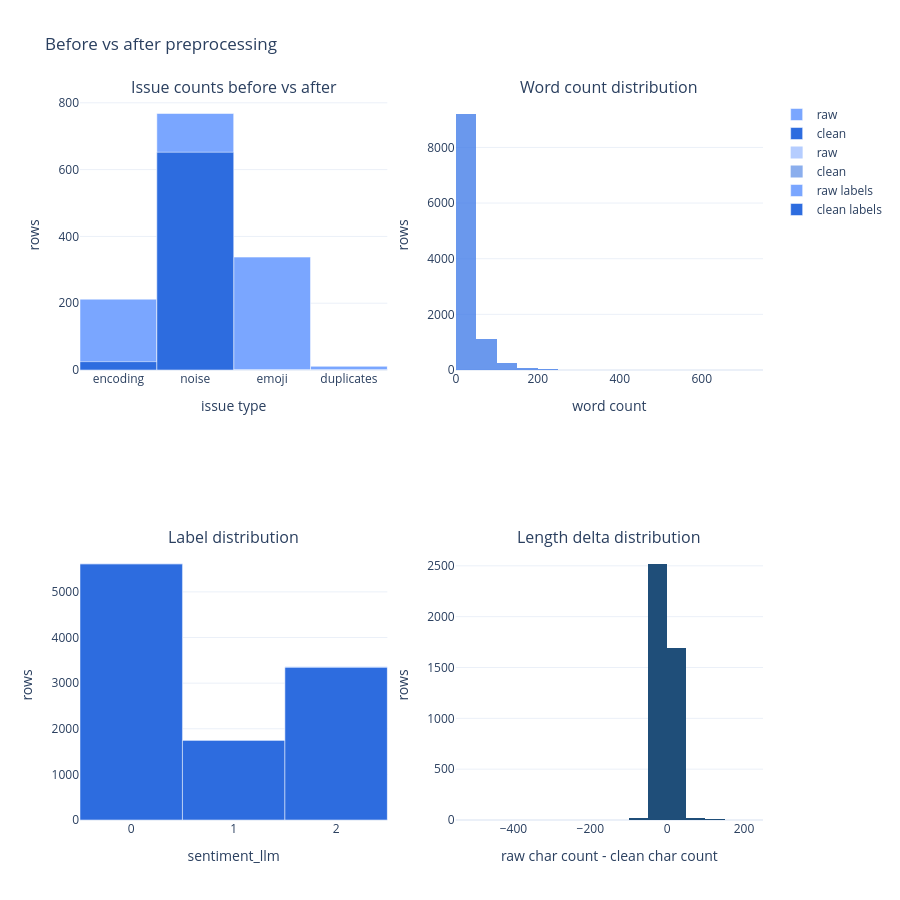

The notebook cell saved with this chart:
### Code cell
issue_df = pd.DataFrame(
    {
        "raw": [
            raw_report["checks"]["encoding"]["rows_with_any_issue"],
            raw_report["checks"]["noise_patterns"]["rows_with_any_noise"],
            raw_report["checks"]["emoji"]["rows_with_emoji"],
            raw_report["checks"]["duplicates"]["normalized_duplicate_texts"],
        ],
        "clean": [
            clean_report["checks"]["encoding"]["rows_with_any_issue"],
            clean_report["checks"]["noise_patterns"]["rows_with_any_noise"],
            clean_report["checks"]["emoji"]["rows_with_emoji"],
            clean_report["checks"]["duplicates"]["normalized_duplicate_texts"],
        ],
    },
    index=["encoding", "noise", "emoji", "duplicates"],
)

fig = make_subplots(
    rows=2,
    cols=2,
    subplot_titles=(
        "Issue counts before vs after",
        "Word count distribution",
        "Label distribution",
        "Length delta distribution",
    ),
)

for col, split, color in [(1, "raw", "#7aa6ff"), (1, "clean", "#2d6cdf")]:
    fig.add_trace(
        go.Bar(name=split, x=issue_df.index, y=issue_df[split], marker_color=color, showlegend=(col == 1)),
        row=1,
        col=1,
    )

fig.add_trace(go.Histogram(x=raw_words, name="raw", opacity=0.55, nbinsx=35, marker_color="#7aa6ff"), row=1, col=2)
fig.add_trace(go.Histogram(x=clean_words, name="clean", opacity=0.55, nbinsx=35, marker_color="#2d6cdf"), row=1, col=2)

fig.add_trace(go.Bar(x=label_compare.index.astype(str), y=label_compare["raw"], name="raw labels", marker_color="#7aa6ff"), row=2, col=1)
fig.add_trace(go.Bar(x=label_compare.index.astype(str), y=label_compare["clean"], name="clean labels", marker_color="#2d6cdf"), row=2, col=1)

fig.add_trace(go.Histogram(x=changed["delta"], nbinsx=35, marker_color="#1f4e79", showlegend=False), row=2, col=2)

fig.update_layout(
    template="plotly_white",
    height=900,
    barmode="overlay",
    title="Before vs after preprocessing",
)
fig.update_xaxes(title_text="issue type", row=1, col=1)
fig.update_xaxes(title_text="word count", row=1, col=2)
fig.update_xaxes(title_text="sentiment_llm", row=2, col=1)
fig.update_xaxes(title_text="raw char count - clean char count", row=2, col=2)
fig.update_yaxes(title_text="rows", row=1, col=1)
fig.update_yaxes(title_text="rows", row=1, col=2)
fig.update_yaxes(title_text="rows", row=2, col=1)
fig.update_yaxes(title_text="rows", row=2, col=2)
fig.show()

### Figure 1 — Plotly figure (JSON) as saved in the notebook; plotly's stock layout.template omitted (floating-point values rounded to 4 significant figures; data arrays with more than 128 entries replaced by an {"elided": "..."} marker saying what was removed)
{"data": [{"marker": {"color": "#7aa6ff"}, "name": "raw", "showlegend": true, "type": "bar", "x": ["encoding", "noise", "emoji", "duplicates"], "xaxis": "x", "y": [212, 768, 338, 11], "yaxis": "y"}, {"marker": {"color": "#2d6cdf"}, "name": "clean", "showlegend": true, "type": "bar", "x": ["encoding", "noise", "emoji", "duplicates"], "xaxis": "x", "y": [25, 652, 0, 0], "yaxis": "y"}, {"marker": {"color": "#7aa6ff"}, "name": "raw", "nbinsx": 35, "opacity": 0.55, "type": "histogram", "x": {"elided": "10728 int values"}, "xaxis": "x2", "yaxis": "y2"}, {"marker": {"color": "#2d6cdf"}, "name": "clean", "nbinsx": 35, "opacity": 0.55, "type": "histogram", "x": {"elided": "10697 int values"}, "xaxis": "x2", "yaxis": "y2"}, {"marker": {"color": "#7aa6ff"}, "name": "raw labels", "type": "bar", "x": ["0", "1", "2"], "xaxis": "x3", "y": [5622, 1749, 3357], "yaxis": "y3"}, {"marker": {"color": "#2d6cdf"}, "name": "clean labels", "type": "bar", "x": ["0", "1", "2"], "xaxis": "x3", "y": [5610, 1743, 3344], "yaxis": "y3"}, {"marker": {"color": "#1f4e79"}, "nbinsx": 35, "showlegend": false, "type": "histogram", "x": {"elided": "4265 int values"}, "xaxis": "x4", "yaxis": "y4"}], "layout": {"annotations": [{"font": {"size": 16}, "showarrow": false, "text": "Issue counts before vs after", "x": 0.225, "xanchor": "center", "xref": "paper", "y": 1, "yanchor": "bottom", "yref": "paper"}, {"font": {"size": 16}, "showarrow": false, "text": "Word count distribution", "x": 0.775, "xanchor": "center", "xref": "paper", "y": 1, "yanchor": "bottom", "yref": "paper"}, {"font": {"size": 16}, "showarrow": false, "text": "Label distribution", "x": 0.225, "xanchor": "center", "xref": "paper", "y": 0.375, "yanchor": "bottom", "yref": "paper"}, {"font": {"size": 16}, "showarrow": false, "text": "Length delta distribution", "x": 0.775, "xanchor": "center", "xref": "paper", "y": 0.375, "yanchor": "bottom", "yref": "paper"}], "barmode": "overlay", "height": 900, "title": {"text": "Before vs after preprocessing"}, "xaxis": {"anchor": "y", "domain": [0, 0.45], "title": {"text": "issue type"}}, "xaxis2": {"anchor": "y2", "domain": [0.55, 1], "title": {"text": "word count"}}, "xaxis3": {"anchor": "y3", "domain": [0, 0.45], "title": {"text": "sentiment_llm"}}, "xaxis4": {"anchor": "y4", "domain": [0.55, 1], "title": {"text": "raw char count - clean char count"}}, "yaxis": {"anchor": "x", "domain": [0.625, 1], "title": {"text": "rows"}}, "yaxis2": {"anchor": "x2", "domain": [0.625, 1], "title": {"text": "rows"}}, "yaxis3": {"anchor": "x3", "domain": [0, 0.375], "title": {"text": "rows"}}, "yaxis4": {"anchor": "x4", "domain": [0, 0.375], "title": {"text": "rows"}}}}
